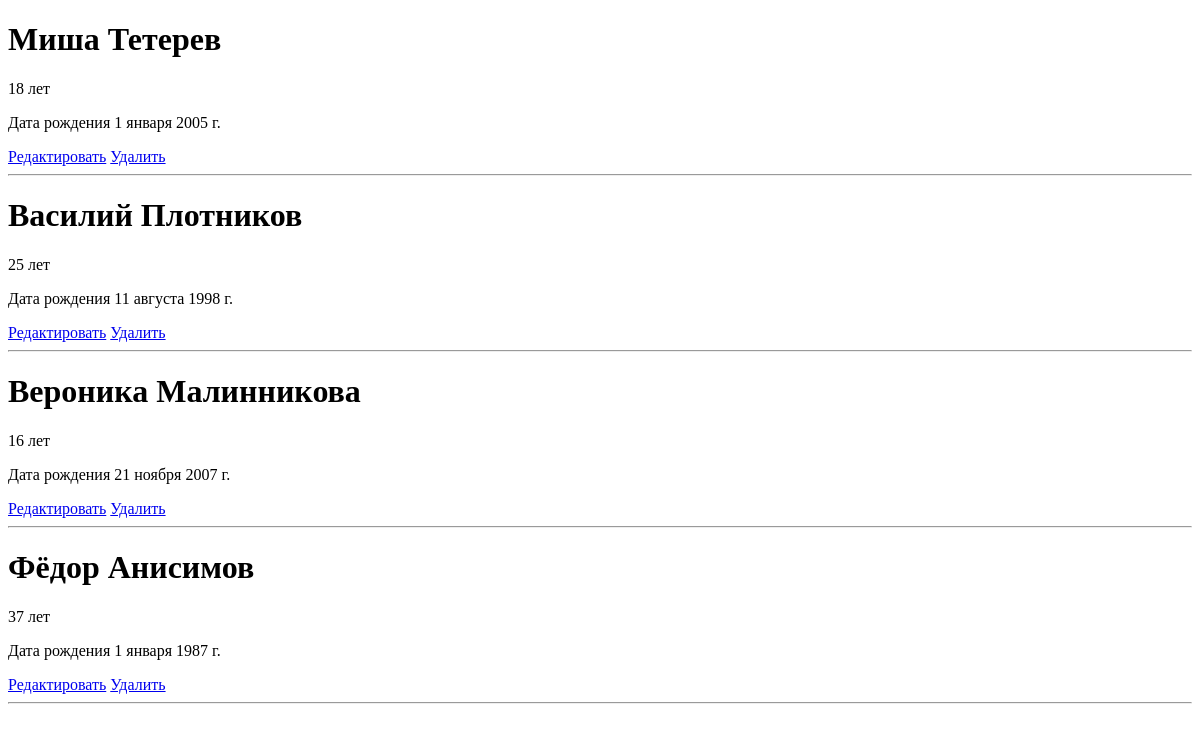
Page /crud/ on the earlier database version.
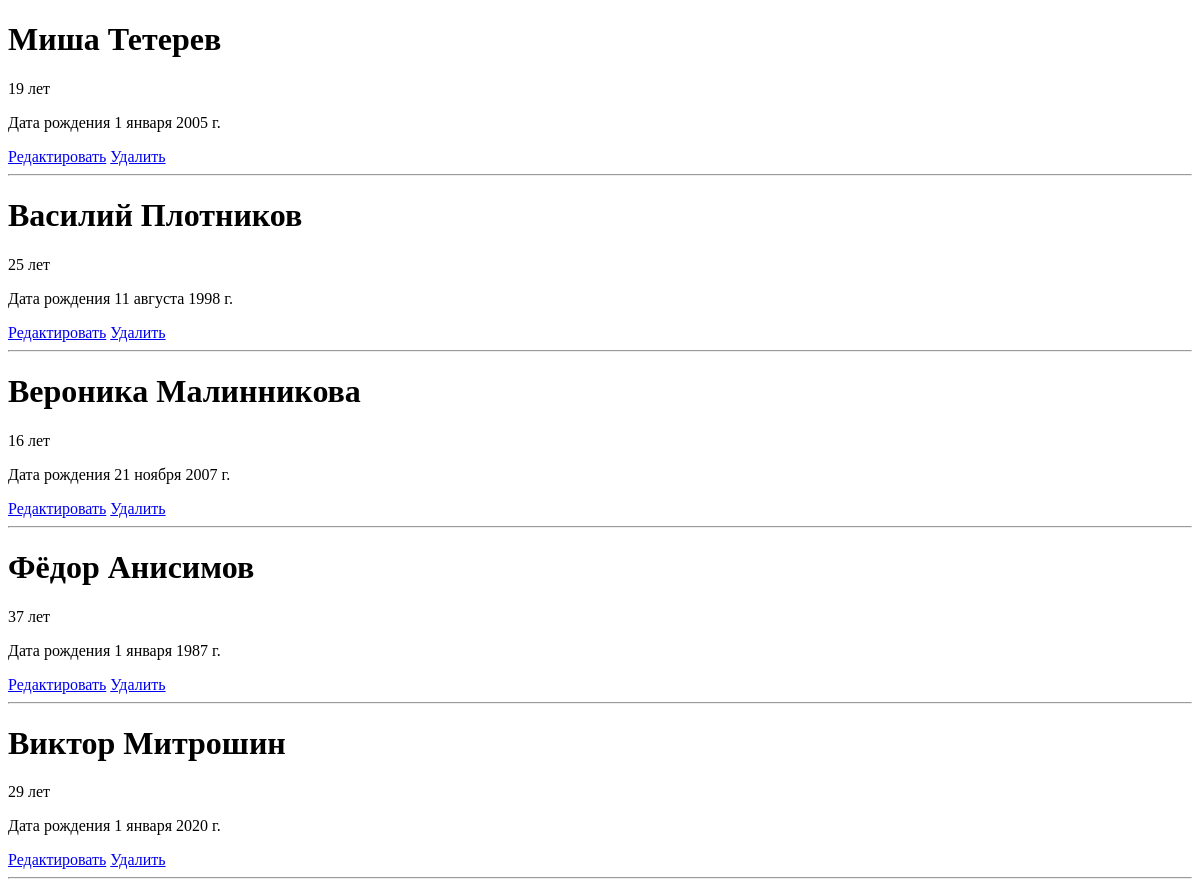
Same page on the later database version.
### user/models.py (models this page shows, shortened)
class Person(models.Model):
    name = models.CharField(max_length=20, verbose_name='Имя')
    surname = models.CharField(max_length=50, verbose_name='Фамилия')
    age = models.PositiveIntegerField(default=1, verbose_name='Возраст')
    gender = models.ForeignKey('Gender', on_delete=models.CASCADE)
    birthDay = models.DateField(verbose_name='Дата рождения', default='2020-01-01')
    class Meta:
        verbose_name = 'Человека'
        verbose_name_plural = 'Люди'

### user/views.py (the view)
# urls.py: path('', index, name='home'),
def index(request):
    people = Person.objects.all()
    return render(request, 'user/index.html', context={'people': people})

### user/templates/user/index.html (shortened to what this page needs)
<!DOCTYPE html>
<html lang="en">
<head>
</head>
<body>
    {% for i in people %}
       <h1>{{ i.name }} {{ i.surname }}</h1>
        <p>{{ i.age }} лет</p>
        <p>Дата рождения {{ i.birthDay }}</p>
    <div>
        <a href="{% url 'update' i.id %}">Редактировать</a>
        <a href="{% url 'delete' i.id %}">Удалить</a>
    </div>
        <hr>
    {% endfor %}
</body>
</html>

Differences in the rows shown:
changed Person "Миша": age "18" → "19"
added Person: name "Виктор", surname "Митрошин", age "29", birthDay "1 января 2020 г."
